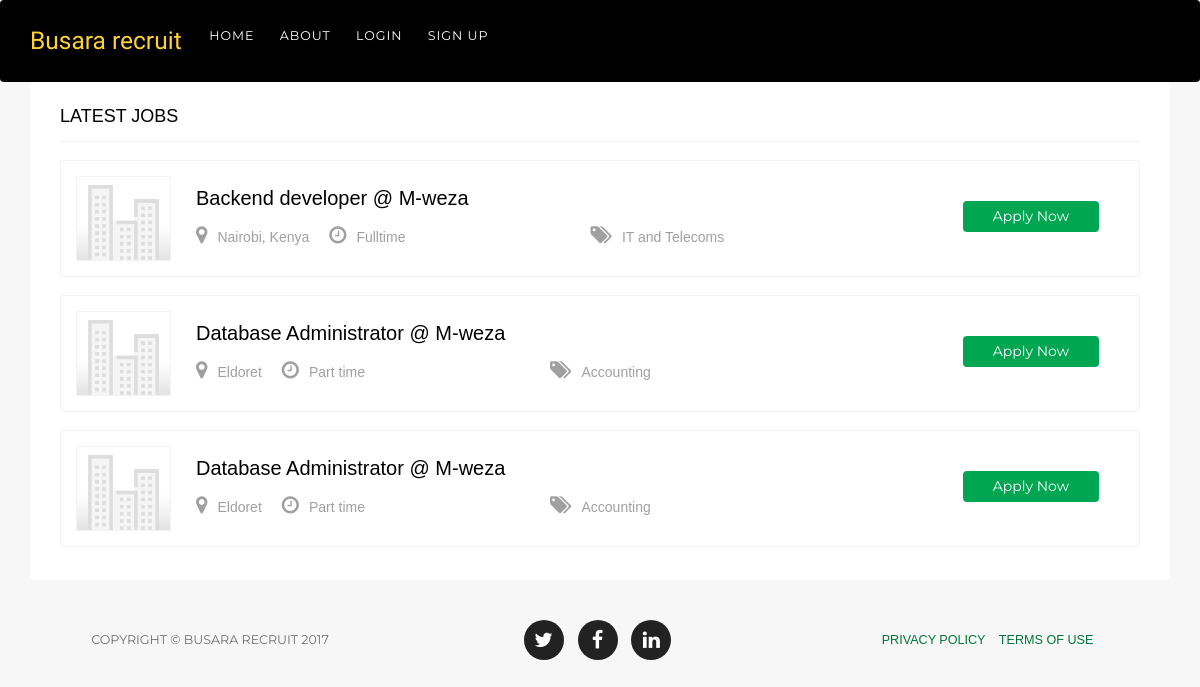
Page /job_listing/ on the earlier database version.
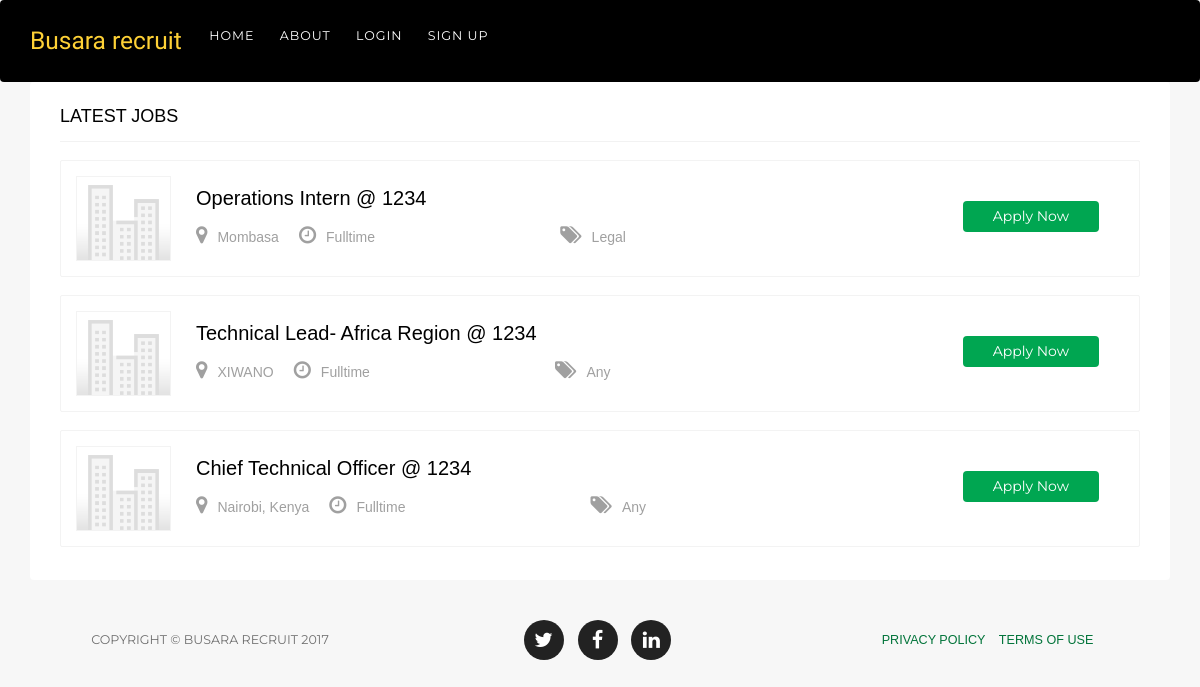
Same page on the later database version.
### jobs/models.py (models this page shows, shortened)
class Job(models.Model):
	INDUSTRIES = (
	('Any', 'Any'),
	('Accounting', 'Accounting'),
	('Customer Service', 'Customer Service'),
	('Government', 'Government'),
	('Education', 'Education'),
	('Engineering', 'Engineering'),
	('Hospitality', 'Hospitality'),
	('Healthcare', 'Healthcare'),
	('Farming and Agriculture', 'Farming and Agriculture'),
	('IT and Telecoms', 'IT and Telecoms'),
	('Legal', 'Legal'),
	('Security', 'Security'),
	('Other', 'Other'),
	)
	AVAILABILITY = (
	('Fulltime', 'Fulltime'),
	('Part time', 'Part time'),
	)
	employer = models.ForeignKey(Employer, on_delete=models.CASCADE)
	title = models.CharField(blank=False, max_length=80,default='')
	description = models.CharField(max_length=300,blank=False,default='')
	requirements = models.CharField(max_length=1500,default='')
	benefits = models.CharField(max_length=200,null=True,blank=True)
	industry =models.CharField(max_length=30, choices=INDUSTRIES,default=INDUSTRIES[0][0])
	availability =models.CharField(max_length=30, choices=AVAILABILITY, default=AVAILABILITY[0][0])
	location =models.CharField(max_length=100, default='')
	created_on = models.DateTimeField(auto_now=True)

### employers/models.py (models this page shows, shortened)
class Employer(models.Model):
	user = models.OneToOneField(User, null=True)
	company_name = models.CharField(blank=False,unique=True, max_length=30)
	company_website = models.URLField(blank=False,unique=True, max_length=100)
	phone_number = models.CharField(blank=True, unique=True, max_length=12)
	company_logo = models.ImageField(upload_to='employers', blank=True, default="")
	created_on = models.DateTimeField(auto_now=True)

### home/views.py (the view)
# urls.py: url(r'^job_listing/$', views.all_jobs, name ="job_listing"),
def all_jobs(request):
	jobs_list = Job.objects.all()
	return render(request, 'home/jobs.html', {'jobs_list': jobs_list})

### home/templates/home/jobs.html (shortened to what this page needs)
<!DOCTYPE html>
<html lang="en">
  <head>
	{% load static %}
	<link rel="stylesheet" href="https://cdnjs.cloudflare.com/ajax/libs/font-awesome/4.7.0/css/font-awesome.css">
    <link rel="stylesheet" href="https://maxcdn.bootstrapcdn.com/bootstrap/3.3.7/css/bootstrap.min.css">
    <link href="{% static 'home/css/agency.min.css' %}" rel="stylesheet">
	<link href="{% static 'home/css/main.css' %}" rel="stylesheet">
  </head>
  <body id="page-top">
    <nav style="background:black"class="navbar navbar-expand-lg navbar-dark fixed-top" id="mainNav">
      <div class="container">
        <a class="navbar-brand js-scroll-trigger" href="#page-top">Busara recruit</a>
        <div class="collapse navbar-collapse" id="navbarResponsive">
          <ul class="navbar-nav ml-auto">
            <li class="nav-item">
              <a class="nav-link js-scroll-trigger" href="{% url 'home:home'%}">Home</a>
            </li>
            <li class="nav-item">
              <a class="nav-link js-scroll-trigger" href="#">About</a>
            </li>
            <li class="nav-item">
              <a class="nav-link js-scroll-trigger" href="{% url 'employers:login'%}">Login</a>
            </li>
            <li class="nav-item">
              <a class="nav-link js-scroll-trigger" href="{% url 'employers:register'%}">Sign up</a>
            </li>
          </ul>
        </div>
      </div>
    </nav>
      <div class="container">
			<div class="section latest-jobs-ads">
				<div class="section-title tab-manu">
					<h4>Latest Jobs</h4>
				</div>
				{% for job_item in jobs_list %}
						<div class="job-ad-item">
							<div class="item-info">
								<div class="item-image-box">
									<div class="item-image">
										<a href="#"><img src="{% static 'home/img/default_company_logo.jpg'%}" alt="Image" class="img-responsive"></a>
									</div>
								</div>
								<div class="ad-info">
									<span><a href="#" class="title">{{ job_item.title }}</a> @ <a href="#">{{ job_item.employer.company_name }}</a></span>
									<div class="ad-meta">
										<ul>
											<li><a href="#"><i class="fa fa-map-marker" aria-hidden="true"></i>{{ job_item.location }} </a></li>
											<li><a href="#"><i class="fa fa-clock-o" aria-hidden="true"></i>{{ job_item.availability }} </a></li>
											<li><a href="#"><i class="fa fa-tags" aria-hidden="true"></i>{{ job_item.industry }}</a></li>
										</ul>
									</div>
								</div>
								<div class="button">
									<a href="{% url 'home:apply_job' job_item.id %}" class="btn btn-primary">Apply Now</a>
								</div>
							</div>
						</div>
						{% endfor %}
				</div>
			</div>
    <footer>
      <div class="container">
        <div class="row">
          <div class="col-md-4">
            <span class="copyright">Copyright &copy; Busara recruit 2017</span>
          </div>
          <div class="col-md-4">
            <ul class="list-inline social-buttons">
              <li class="list-inline-item">
                <a href="#">
                  <i class="fa fa-twitter"></i>
                </a>
              </li>
              <li class="list-inline-item">
                <a href="#">
                  <i class="fa fa-facebook"></i>
                </a>
              </li>
              <li class="list-inline-item">
                <a href="#">
                  <i class="fa fa-linkedin"></i>
                </a>
              </li>
            </ul>
          </div>
          <div class="col-md-4">
            <ul class="list-inline quicklinks">
              <li class="list-inline-item">
                <a href="#">Privacy Policy</a>
              </li>
              <li class="list-inline-item">
                <a href="#">Terms of Use</a>
              </li>
            </ul>
          </div>
        </div>
      </div>
    </footer>
  </body>
</html>

### home/static/home/css/main.css (style rules this page uses)
html, body { font-family: 'Ubuntu', sans-serif; font-weight:400; color:#6f6f6f; overflow-x:hidden; -webkit-font-smoothing: antialiased; background-color: #f7f7f7; }
h1, h2, h3, h4, h5, h6 { font-family: 'Ubuntu', sans-serif; font-weight:normal; }
ul { margin:0; padding:0; list-style:none; }
a { font-family: 'Ubuntu', sans-serif; color: #00a651; }
a, a:hover, a:focus, input:focus { text-decoration:none; outline: none; color:#02743a; }
img { max-width: 100%; }
.title { line-height: 34px; color: #ffffff; font-family: 'Ubuntu', sans-serif; font-weight: 700; }
.section { background-color:#fff; border-radius:4px; padding:35px 25px; margin-bottom:25px; }
.section-title h4 { color:#000; font-weight: 500; }
.btn.btn-primary { font-size:18px; font-weight:400; text-transform:capitalize; background-color:#00a651; padding:10px 40px 12px; border:0; -webkit-transition: all 0.3s ease-in-out; -moz-transition: all 0.3s ease-in-out; -ms-transition: all 0.3s ease-in-out; -o-transition: all 0.3s ease-in-out; transition: all 0.3s ease-in-out; }
.navbar-brand { padding: 6px 15px; height: inherit; }
.navbar { margin: 0; }
.ad-meta { background-color: #f6f6f6; border-top: 1px solid #eeeeee; min-height: 35px; position: absolute; bottom: 0; right:-1px; width:100%; padding-left:25px; display:table; font-size:14px; }
.ad-meta a i { text-align: right }
.item-image { position:relative; }
.item-image img { width:100%; -webkit-transition: all 0.5s ease-in-out; -moz-transition: all 0.5s ease-in-out; -ms-transition: all 0.5s ease-in-out; -o-transition: all 0.5s ease-in-out; transition: all 0.5s ease-in-out; }
.item-image-box, .item-info { padding: 0; margin: 0; }
.item-image-box { overflow:hidden; }
.latest-jobs-ads { margin-bottom: 15px; background-color: #fff; padding: 15px 30px; }
.job-ad-item .ad-info span { color: #a0a0a0; font-size: 14px; line-height: 17px; }
.tab-manu { overflow:hidden; border-bottom: 1px solid #f2f2f2 }
.tab-manu h4 { float:left; margin-bottom: 14px; }
.latest-jobs-ads .section-title { padding-bottom: 0; }
.job-ad-item img { width: inherit; }
.job-ad-item { padding: 15px; overflow: hidden; position: relative; border: 1px solid #f3f3f3; margin: 18px 0; border-radius:2px; }
.job-ad-item .ad-meta { position: inherit; background-color: transparent; border-top: none; padding-left: 0; min-height: inherit; display: inline; }
.job-ad-item .ad-meta li { float: left; margin-left: 20px; }
.job-ad-item .item-image-box, .job-ad-item .ad-info { float: left; }
.job-ad-item .ad-info { padding: 5px 25px; }
.job-ad-item .ad-info span { color: #000; font-size: 20px; display: block; margin-bottom: 10px; }
.job-ad-item .ad-info span a { color: #000; font-size: 20px; font-weight: 300; }
.job-ad-item .ad-info a.title { font-weight: 300; color: #000; font-weight: 500; }
.job-ad-item .ad-meta li:first-child { margin-left: 0; }
.job-ad-item .ad-meta a, .job-ad-item .ad-meta li { font-size: 14px; color: #a0a0a0; }
.job-ad-item .ad-meta i, .job-ad-item .ad-meta a i { font-size: 20px; margin-right: 10px; }
.job-ad-item .button { float: right; }
.job-ad-item .item-image { width: 95px; height: 85px; border: 1px solid #f3f3f3; overflow: hidden; }
.job-ad-item .item-info { min-height: 0; overflow: hidden; }
.job-ad-item .btn.btn-primary { padding: 5px 30px 6px; margin-top: 25px; font-size: 14px; margin-right: 25px; }
input, select, a, .transition, .footer-widget input, .favorites-user small, .feedback input[type="submit"], .select-category li:before, .team-social, .social-widget a, .banner-form input[type="submit"], .category-title, .category-icon img, .category-quantity, .owl-next, .owl-prev, .home-banner .contact-form .form-control, .col-to-action .btn, .see-more button, .post-resume .upload-image, .close-icon { -webkit-transition: all 500ms; -moz-transition: all 500ms; -ms-transition: all 500ms; -o-transition: all 500ms; transition: all 500ms; }

Differences in the rows shown:
removed Job: title "Backend developer", employer.company_name "M-weza", location "Nairobi, Kenya", availability "Fulltime", industry "IT and Telecoms"
removed Job: title "Database Administrator", employer.company_name "M-weza", location "Eldoret", availability "Part time", industry "Accounting"
removed Job: title "Database Administrator", employer.company_name "M-weza", location "Eldoret", availability "Part time", industry "Accounting"
added Job: title "Operations Intern", employer.company_name "1234", location "Mombasa", availability "Fulltime", industry "Legal"
added Job: title "Technical Lead- Africa Region", employer.company_name "1234", location "XIWANO", availability "Fulltime", industry "Any"
added Job: title "Chief Technical Officer", employer.company_name "1234", location "Nairobi, Kenya", availability "Fulltime", industry "Any"
